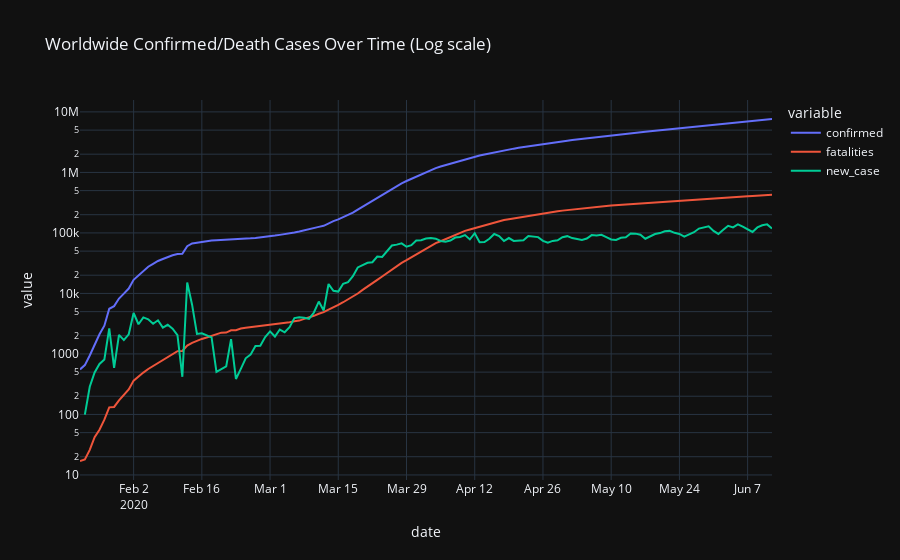

Notebook cell for this chart:
### Markdown cell above
### 全球確診/死亡案例 (折線圖) (取log)

- 比較 2020/3 初和 2020/3 底，確診案例成長率的上升速度略為增加

### Code cell
fig = px.line(ww_melt_df, x="date", y="value", color='variable',
              title="Worldwide Confirmed/Death Cases Over Time (Log scale)",
             log_y=True)
fig.show()

### Figure 1 — Plotly figure (JSON) as saved in the notebook; plotly's stock layout.template omitted (floating-point values rounded to 4 significant figures; data arrays with more than 128 entries replaced by an {"elided": "..."} marker saying what was removed)
{"data": [{"hovertemplate": "variable=confirmed<br>date=%{x}<br>value=%{y}<extra></extra>", "legendgroup": "confirmed", "line": {"color": "#636efa", "dash": "solid"}, "mode": "lines", "name": "confirmed", "orientation": "v", "showlegend": true, "type": "scatter", "x": {"elided": "143 str values"}, "xaxis": "x", "y": {"elided": "143 int values"}, "yaxis": "y"}, {"hovertemplate": "variable=fatalities<br>date=%{x}<br>value=%{y}<extra></extra>", "legendgroup": "fatalities", "line": {"color": "#EF553B", "dash": "solid"}, "mode": "lines", "name": "fatalities", "orientation": "v", "showlegend": true, "type": "scatter", "x": {"elided": "143 str values"}, "xaxis": "x", "y": {"elided": "143 int values"}, "yaxis": "y"}, {"hovertemplate": "variable=new_case<br>date=%{x}<br>value=%{y}<extra></extra>", "legendgroup": "new_case", "line": {"color": "#00cc96", "dash": "solid"}, "mode": "lines", "name": "new_case", "orientation": "v", "showlegend": true, "type": "scatter", "x": {"elided": "143 str values"}, "xaxis": "x", "y": {"elided": "143 int values"}, "yaxis": "y"}], "layout": {"legend": {"title": {"text": "variable"}, "tracegroupgap": 0}, "title": {"text": "Worldwide Confirmed/Death Cases Over Time (Log scale)"}, "xaxis": {"anchor": "y", "domain": [0, 1], "title": {"text": "date"}}, "yaxis": {"anchor": "x", "domain": [0, 1], "title": {"text": "value"}, "type": "log"}}}
